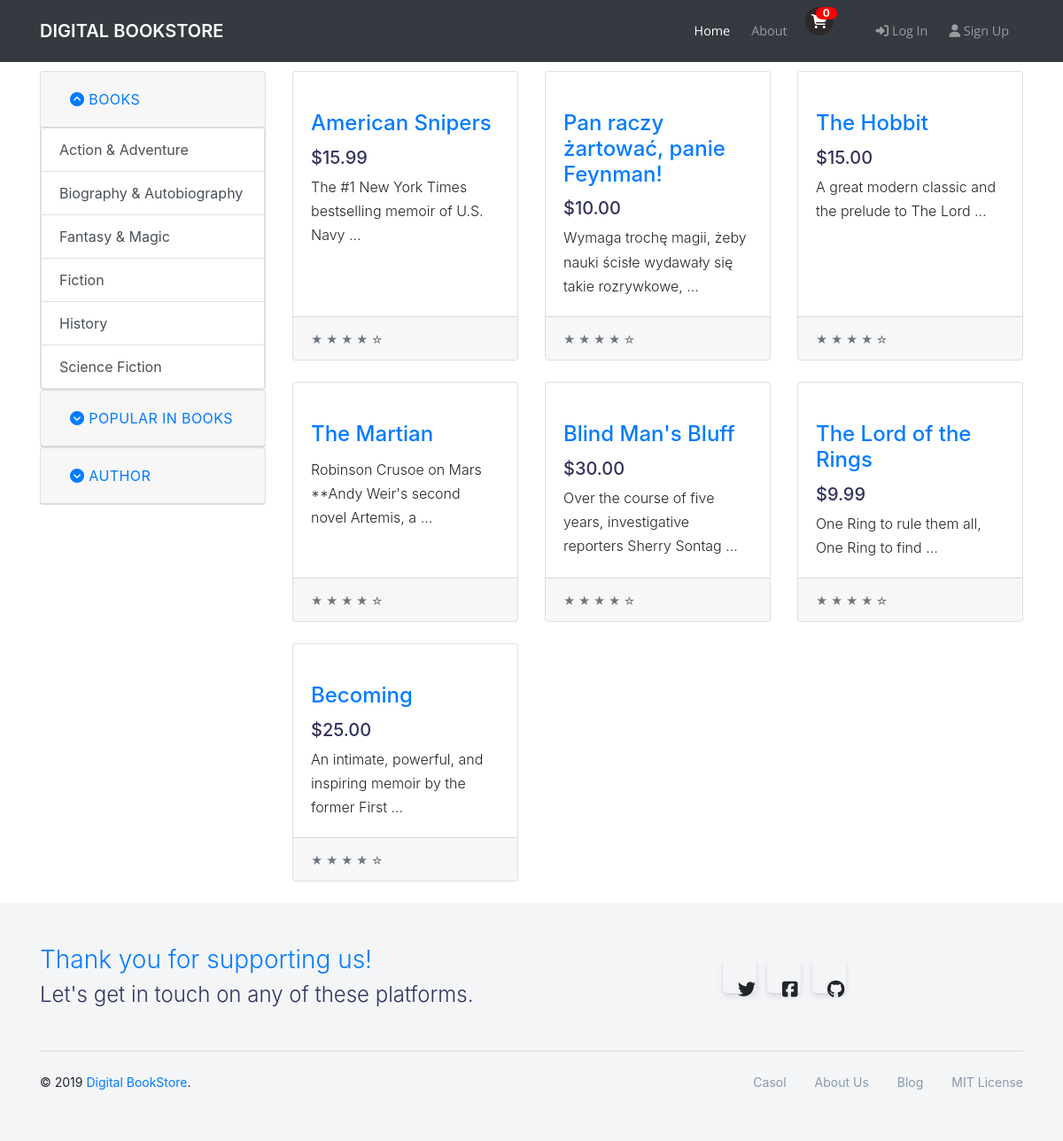
The page /books/ on the database its author committed.
### catalog/models.py (models this page shows, shortened)
class Genre(models.Model):
    category = models.CharField(max_length=200, help_text='Enter a book genre')
    slug = models.SlugField(max_length=200, help_text='A slug is a short label, used in URLs')
    class Meta:
        ordering = ['category']
    def __str__(self):
        return self.category

class Book(models.Model):
    title = models.CharField(max_length=200, blank=False)
    authors = models.ManyToManyField('Author')
    subtitle = models.CharField(max_length=200, blank=True)
    publisher = models.CharField(max_length=100, blank=True)
    description = models.TextField(max_length=1000,
                                   help_text='Enter a brief description of the book')
    published_date = models.DateField(null=True, blank=True)
    isbn = models.CharField('ISBN', max_length=13)
    genre = models.ManyToManyField('Genre', help_text='Choose a book genre')
    pages = models.IntegerField(blank=True, null=True)
    language = models.ForeignKey('Language', on_delete=models.SET_NULL, null=True)
    cover = models.ImageField(upload_to='book_covers/%Y/%m/', default='book_covers/None/no-img.jpg',
                              blank=True)
    slug = models.SlugField(help_text='A slug is a short label, used in URLs')
    created = models.DateTimeField(auto_now_add=True)
    updated = models.DateTimeField(auto_now=True)
    def display_genre(self):
        """Creates a string for the Genre. This is required to display genre in Admin."""
        return ', '.join([genre.category for genre in self.genre.all()])
    display_genre.short_description = 'Genre'
    display_genre.short_description = 'Authors'
    def get_absolute_url(self):
        return reverse('catalog:book_detail', args=[str(self.id), self.slug])

class BookInstance(models.Model):
    id = models.UUIDField(primary_key=True, default=uuid.uuid4,
                          help_text='Unique ID for this particular book across whole store')
    book = models.ForeignKey('Book', on_delete=models.SET_NULL, null=True)
    imprint = models.CharField(max_length=200)
    price = models.DecimalField(max_digits=10, decimal_places=2)
    stock = models.PositiveIntegerField()
    created = models.DateTimeField(auto_now_add=True)
    updated = models.DateTimeField(auto_now=True)
    AVAILABILITY_STATUS = (
        ('u', 'Unavailable'),
        ('c', 'Coming soon'),
        ('a', 'Available'),
        ('s', 'Sold out'),
    )
    status = models.CharField(
        max_length=1,
        choices=AVAILABILITY_STATUS,
        blank=True,
        default='u',
        help_text='Book availability',
    )
    class Meta:
        ordering = ['book']

### catalog/views.py (the view)
# urls.py: path('books/', views.books, name='books'),
def books(request):
    book_list = Book.objects.all()
    return render(
        request,
        'catalog/book_list.html',
        {
            'book_list': book_list,
        }
    )

### cart/cart.py (called while the page is built)
    def __len__(self):
        return sum(item['quantity'] for item in self.cart.values())

### cart/context_processors.py (called while the page is built)
def cart(request):
    return {'cart': Cart(request)}

### catalog/models.py (called while the page is built)
    def get_absolute_url(self):
        return reverse('catalog:author_detail', args=[str(self.id), self.slug])

    def __str__(self):
        return f'{self.first_name} {self.last_name}'

### catalog/templatetags/sidebar_tags.py (called while the page is built)
@register.inclusion_tag('catalog/sidebar.html')
def sidebar():
    genres = Genre.objects.all()
    authors = Author.objects.all()
    return {'genres': genres,
            'authors':authors}

### catalog/templates/catalog/book_list.html (shortened to what this page needs)
{% extends "catalog/home.html" %}
{% load sidebar_tags %}
{% block content %}
      <div class="col-lg-9">
        <div class="row">
          {% for book in book_list %}
          <div class="col-lg-4 col-md-6 mb-4">
            <div class="card h-100">
              <a href="{{book.get_absolute_url}}"><img class="card-img-top" src="{{ book.cover.url }}" alt=""></a>
              <div class="card-body">
                <h4 class="card-title">
                  <a href="{{book.get_absolute_url}}">{{ book.title }}</a>
                </h4>
                {% for book_instance in book.bookinstance_set.all %}
                <h5>${{ book_instance.price}}</h5>
                {% endfor %}
                <p class="card-text">{{book.description|truncatewords:10}}</p>
              </div>
              <div class="card-footer">
                <small class="text-muted">&#9733; &#9733; &#9733; &#9733; &#9734;</small>
              </div>
            </div>
          </div>
          {% endfor %}
        </div>
      </div>
  </div>
{% endblock %}

### catalog/templates/catalog/sidebar.html (shortened to what this page needs)
<div class="col-lg-3">
        <div id="accordion">
            <div class="card">
            <div class="card-header" id="headingOne">
                <h5 class="mb-0">
                <button class="btn btn-link" data-toggle="collapse" data-target="#collapseOne" aria-expanded="true" aria-controls="collapseOne">               <i class="fa" aria-hidden="true"></i>
                    Books
                </button>
                </h5>
            </div>
            <div id="collapseOne" class="collapse show" aria-labelledby="headingOne" data-parent="#accordion">
                    <div class="list-group">
                        {% for genre in genres %}
                        <a href="#" class="list-group-item list-group-item-action">{{genre}}</a>
                        {% endfor %}
                    </div>
            </div>
            </div>
            <div class="card">
            <div class="card-header" id="headingTwo">
                <h5 class="mb-0">
                <button class="btn btn-link collapsed" data-toggle="collapse" data-target="#collapseTwo" aria-expanded="false" aria-controls="collapseTwo">
                    <i class="fa" aria-hidden="true"></i>
                    Popular in Books
                </button>
                </h5>
            </div>
            </div>
            <div class="card">
            <div class="card-header" id="headingThree">
                <h5 class="mb-0">
                <button class="btn btn-link collapsed" data-toggle="collapse" data-target="#collapseThree" aria-expanded="false" aria-controls="collapseThree">
                    <i class="fa" aria-hidden="true"></i>
                    Author
                </button>
                </h5>
            </div>
            </div>
        </div>
</div>

### catalog/static/css/shop-homepage.css (style rules this page uses)
body { padding-top: 56px; }
[data-toggle="collapse"] .fa:before { content: "\f139"; }
[data-toggle="collapse"].collapsed .fa:before { content: "\f13a"; }

### rows shown on the page
Genre: category "Action & Adventure"
Genre: category "Biography & Autobiography"
Genre: category "Fantasy & Magic"
Genre: category "Fiction"
Genre: category "History"
Genre: category "Science Fiction"
Book: title "American Snipers", description "The #1 New York Times bestselling memoir of U.S. Navy …"
BookInstance: price "15.99"
Book: title "Pan raczy żartować, panie Feynman!", description "Wymaga trochę magii, żeby nauki ścisłe wydawały się takie rozrywkowe, …"
BookInstance: price "10.00"
Book: title "The Hobbit", description "A great modern classic and the prelude to The Lord …"
BookInstance: price "15.00"
Book: title "The Martian", description "Robinson Crusoe on Mars **Andy Weir's second novel Artemis, a …"
Book: title "Blind Man's Bluff", description "Over the course of five years, investigative reporters Sherry Sontag …"
BookInstance: price "30.00"
Book: title "The Lord of the Rings", description "One Ring to rule them all, One Ring to find …"
BookInstance: price "9.99"
Book: title "Becoming", description "An intimate, powerful, and inspiring memoir by the former First …"
BookInstance: price "25.00"
